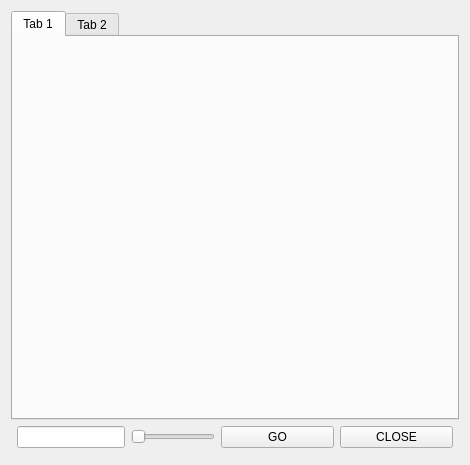
<?xml version="1.0" encoding="UTF-8"?>
<ui version="4.0">
 <class>Form</class>
 <widget class="QWidget" name="Form">
  <property name="geometry">
   <rect>
    <x>0</x>
    <y>0</y>
    <width>470</width>
    <height>465</height>
   </rect>
  </property>
  <property name="windowTitle">
   <string>Form</string>
  </property>
  <layout class="QVBoxLayout" name="verticalLayout_2">
   <item>
    <layout class="QVBoxLayout" name="verticalLayout">
     <item>
      <widget class="QTabWidget" name="tabWidget">
       <property name="currentIndex">
        <number>0</number>
       </property>
       <widget class="QWidget" name="tab">
        <attribute name="title">
         <string>Tab 1</string>
        </attribute>
       </widget>
       <widget class="QWidget" name="tab_2">
        <attribute name="title">
         <string>Tab 2</string>
        </attribute>
       </widget>
      </widget>
     </item>
     <item>
      <layout class="QHBoxLayout" name="horizontalLayout">
       <property name="leftMargin">
        <number>6</number>
       </property>
       <property name="topMargin">
        <number>0</number>
       </property>
       <property name="rightMargin">
        <number>6</number>
       </property>
       <property name="bottomMargin">
        <number>6</number>
       </property>
       <item>
        <widget class="QLineEdit" name="memoTimeEdit">
         <property name="sizePolicy">
          <sizepolicy hsizetype="Minimum" vsizetype="Fixed">
           <horstretch>0</horstretch>
           <verstretch>0</verstretch>
          </sizepolicy>
         </property>
        </widget>
       </item>
       <item>
        <widget class="QSlider" name="memoTimeSlider">
         <property name="orientation">
          <enum>Qt::Horizontal</enum>
         </property>
        </widget>
       </item>
       <item>
        <widget class="QPushButton" name="memoGoButton">
         <property name="sizePolicy">
          <sizepolicy hsizetype="Minimum" vsizetype="Fixed">
           <horstretch>2</horstretch>
           <verstretch>4</verstretch>
          </sizepolicy>
         </property>
         <property name="text">
          <string>GO</string>
         </property>
        </widget>
       </item>
       <item>
        <widget class="QPushButton" name="memoCloseButton">
         <property name="sizePolicy">
          <sizepolicy hsizetype="Minimum" vsizetype="Fixed">
           <horstretch>2</horstretch>
           <verstretch>0</verstretch>
          </sizepolicy>
         </property>
         <property name="text">
          <string>CLOSE</string>
         </property>
        </widget>
       </item>
      </layout>
     </item>
    </layout>
   </item>
  </layout>
 </widget>
 <resources/>
 <connections/>
</ui>
